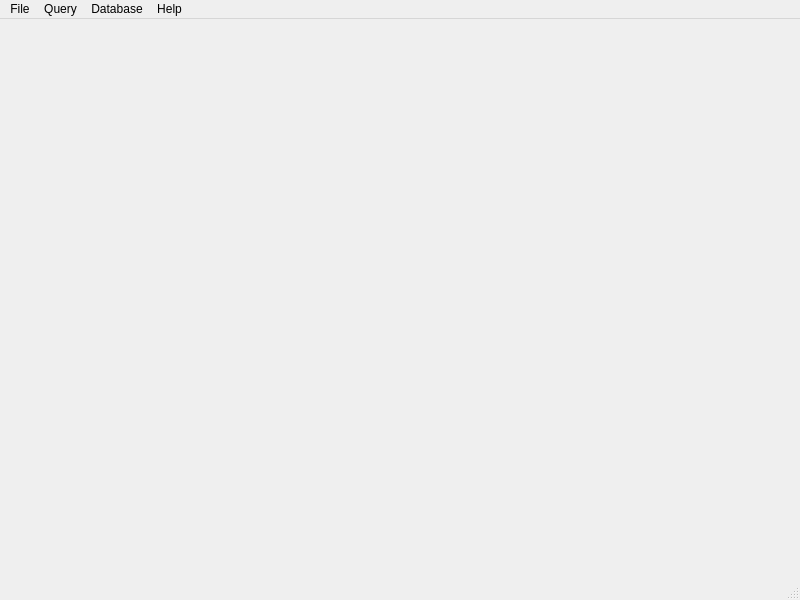
<?xml version="1.0" encoding="UTF-8"?>
<ui version="4.0">
 <class>MainWindow</class>
 <widget class="QMainWindow" name="MainWindow">
  <property name="geometry">
   <rect>
    <x>0</x>
    <y>0</y>
    <width>800</width>
    <height>600</height>
   </rect>
  </property>
  <property name="windowTitle">
   <string>SQLite Query Analyzer</string>
  </property>
  <widget class="QWidget" name="centralWidget"/>
  <widget class="QMenuBar" name="menuBar">
   <property name="geometry">
    <rect>
     <x>0</x>
     <y>0</y>
     <width>800</width>
     <height>22</height>
    </rect>
   </property>
   <widget class="QMenu" name="menuFile">
    <property name="title">
     <string>File</string>
    </property>
    <addaction name="actionNew"/>
    <addaction name="actionOpen"/>
    <addaction name="separator"/>
    <addaction name="actionExit"/>
    <addaction name="separator"/>
   </widget>
   <widget class="QMenu" name="menuQuery">
    <property name="title">
     <string>Query</string>
    </property>
    <widget class="QMenu" name="menuResults">
     <property name="title">
      <string>Results</string>
     </property>
     <addaction name="actionResults_as_Grid"/>
     <addaction name="actionResults_as_Text"/>
     <addaction name="actionResults_as_XML"/>
     <addaction name="actionResults_as_JSON"/>
    </widget>
    <addaction name="actionExecute_Query"/>
    <addaction name="menuResults"/>
   </widget>
   <widget class="QMenu" name="menuDatabase">
    <property name="title">
     <string>Database</string>
    </property>
   </widget>
   <widget class="QMenu" name="menuHelp">
    <property name="title">
     <string>Help</string>
    </property>
    <addaction name="actionAbout"/>
   </widget>
   <addaction name="menuFile"/>
   <addaction name="menuQuery"/>
   <addaction name="menuDatabase"/>
   <addaction name="menuHelp"/>
  </widget>
  <widget class="QStatusBar" name="statusBar"/>
  <action name="actionExecute_Query">
   <property name="text">
    <string>Execute Query</string>
   </property>
  </action>
  <action name="actionResults_as_Grid">
   <property name="text">
    <string>Results as Grid</string>
   </property>
  </action>
  <action name="actionResults_as_XML">
   <property name="text">
    <string>Results as XML</string>
   </property>
  </action>
  <action name="actionResults_as_JSON">
   <property name="text">
    <string>Results as JSON</string>
   </property>
  </action>
  <action name="actionResults_as_Text">
   <property name="text">
    <string>Results as Text</string>
   </property>
  </action>
  <action name="actionExit">
   <property name="text">
    <string>Exit</string>
   </property>
  </action>
  <action name="actionAbout">
   <property name="text">
    <string>About</string>
   </property>
  </action>
  <action name="actionOpen">
   <property name="text">
    <string>Open</string>
   </property>
  </action>
  <action name="actionNew">
   <property name="text">
    <string>New</string>
   </property>
  </action>
 </widget>
 <layoutdefault spacing="6" margin="11"/>
 <resources/>
 <connections/>
</ui>
